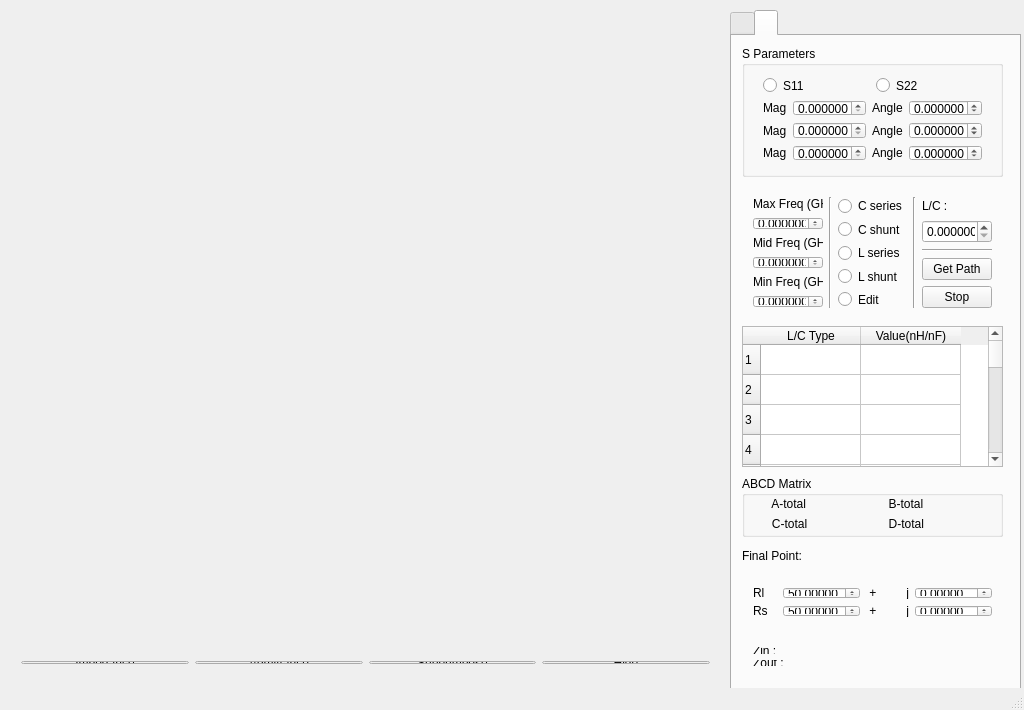
<?xml version="1.0" encoding="UTF-8"?>
<ui version="4.0">
 <class>MainWindow</class>
 <widget class="QMainWindow" name="MainWindow">
  <property name="geometry">
   <rect>
    <x>0</x>
    <y>0</y>
    <width>1024</width>
    <height>710</height>
   </rect>
  </property>
  <property name="windowTitle">
   <string>Circuit Analyser-SC</string>
  </property>
  <widget class="QWidget" name="centralWidget">
   <widget class="RenderArea" name="renderArea" native="true">
    <property name="geometry">
     <rect>
      <x>9</x>
      <y>9</y>
      <width>711</width>
      <height>631</height>
     </rect>
    </property>
   </widget>
   <widget class="QTabWidget" name="tabWidget">
    <property name="geometry">
     <rect>
      <x>730</x>
      <y>10</y>
      <width>291</width>
      <height>681</height>
     </rect>
    </property>
    <property name="currentIndex">
     <number>1</number>
    </property>
    <widget class="QWidget" name="tabWidgetPage1_2">
     <attribute name="title">
      <string/>
     </attribute>
     <widget class="QWidget" name="layoutWidget">
      <property name="geometry">
       <rect>
        <x>10</x>
        <y>50</y>
        <width>261</width>
        <height>102</height>
       </rect>
      </property>
      <layout class="QHBoxLayout" name="horizontalLayout">
       <item>
        <layout class="QVBoxLayout" name="verticalLayout_2">
         <item>
          <widget class="QDoubleSpinBox" name="doubleSpinBox">
           <property name="decimals">
            <number>5</number>
           </property>
           <property name="minimum">
            <double>-99.000000000000000</double>
           </property>
          </widget>
         </item>
         <item>
          <widget class="QDoubleSpinBox" name="doubleSpinBox_3">
           <property name="decimals">
            <number>5</number>
           </property>
           <property name="minimum">
            <double>-99.000000000000000</double>
           </property>
          </widget>
         </item>
         <item>
          <widget class="QDoubleSpinBox" name="doubleSpinBox_5">
           <property name="decimals">
            <number>5</number>
           </property>
           <property name="minimum">
            <double>-99.000000000000000</double>
           </property>
          </widget>
         </item>
         <item>
          <widget class="QDoubleSpinBox" name="doubleSpinBox_7">
           <property name="decimals">
            <number>5</number>
           </property>
           <property name="minimum">
            <double>-99.000000000000000</double>
           </property>
          </widget>
         </item>
        </layout>
       </item>
       <item>
        <layout class="QVBoxLayout" name="verticalLayout_3">
         <item>
          <widget class="QDoubleSpinBox" name="doubleSpinBox_2">
           <property name="decimals">
            <number>5</number>
           </property>
           <property name="minimum">
            <double>-99.000000000000000</double>
           </property>
          </widget>
         </item>
         <item>
          <widget class="QDoubleSpinBox" name="doubleSpinBox_4">
           <property name="decimals">
            <number>5</number>
           </property>
           <property name="minimum">
            <double>-99.000000000000000</double>
           </property>
          </widget>
         </item>
         <item>
          <widget class="QDoubleSpinBox" name="doubleSpinBox_6">
           <property name="decimals">
            <number>5</number>
           </property>
           <property name="minimum">
            <double>-99.000000000000000</double>
           </property>
          </widget>
         </item>
         <item>
          <widget class="QDoubleSpinBox" name="doubleSpinBox_8">
           <property name="decimals">
            <number>5</number>
           </property>
           <property name="minimum">
            <double>-99.000000000000000</double>
           </property>
          </widget>
         </item>
        </layout>
       </item>
      </layout>
     </widget>
     <widget class="QLabel" name="label_7">
      <property name="geometry">
       <rect>
        <x>20</x>
        <y>160</y>
        <width>251</width>
        <height>41</height>
       </rect>
      </property>
      <property name="text">
       <string>Impedence Matching Tuner</string>
      </property>
      <property name="alignment">
       <set>Qt::AlignCenter</set>
      </property>
     </widget>
     <widget class="QPushButton" name="pushButton_4">
      <property name="geometry">
       <rect>
        <x>30</x>
        <y>310</y>
        <width>221</width>
        <height>23</height>
       </rect>
      </property>
      <property name="text">
       <string>OK</string>
      </property>
     </widget>
     <widget class="QWidget" name="layoutWidget">
      <property name="geometry">
       <rect>
        <x>10</x>
        <y>210</y>
        <width>261</width>
        <height>82</height>
       </rect>
      </property>
      <layout class="QHBoxLayout" name="horizontalLayout_7">
       <item>
        <layout class="QVBoxLayout" name="verticalLayout_5">
         <item>
          <layout class="QHBoxLayout" name="horizontalLayout_3">
           <item>
            <widget class="QLabel" name="label_2">
             <property name="text">
              <string>Frequency</string>
             </property>
            </widget>
           </item>
           <item>
            <widget class="QDoubleSpinBox" name="frequency"/>
           </item>
          </layout>
         </item>
         <item>
          <layout class="QHBoxLayout" name="horizontalLayout_4">
           <item>
            <widget class="QLabel" name="label_4">
             <property name="text">
              <string>Rp</string>
             </property>
            </widget>
           </item>
           <item>
            <widget class="QDoubleSpinBox" name="rp"/>
           </item>
          </layout>
         </item>
         <item>
          <layout class="QHBoxLayout" name="horizontalLayout_2">
           <item>
            <widget class="QLabel" name="label_3">
             <property name="text">
              <string>Rs</string>
             </property>
            </widget>
           </item>
           <item>
            <widget class="QDoubleSpinBox" name="rs"/>
           </item>
          </layout>
         </item>
        </layout>
       </item>
       <item>
        <layout class="QVBoxLayout" name="verticalLayout_4">
         <item>
          <layout class="QHBoxLayout" name="horizontalLayout_5">
           <item>
            <widget class="QLabel" name="label_5">
             <property name="text">
              <string>X2L</string>
             </property>
             <property name="alignment">
              <set>Qt::AlignRight|Qt::AlignTrailing|Qt::AlignVCenter</set>
             </property>
            </widget>
           </item>
           <item>
            <widget class="QDoubleSpinBox" name="X2L">
             <property name="minimum">
              <double>-99.000000000000000</double>
             </property>
            </widget>
           </item>
          </layout>
         </item>
         <item>
          <layout class="QHBoxLayout" name="horizontalLayout_6">
           <item>
            <widget class="QLabel" name="label_6">
             <property name="text">
              <string>X1L</string>
             </property>
             <property name="alignment">
              <set>Qt::AlignRight|Qt::AlignTrailing|Qt::AlignVCenter</set>
             </property>
            </widget>
           </item>
           <item>
            <widget class="QDoubleSpinBox" name="X1L">
             <property name="minimum">
              <double>-99.000000000000000</double>
             </property>
            </widget>
           </item>
          </layout>
         </item>
        </layout>
       </item>
      </layout>
     </widget>
     <widget class="QGroupBox" name="groupBox">
      <property name="geometry">
       <rect>
        <x>10</x>
        <y>341</y>
        <width>261</width>
        <height>131</height>
       </rect>
      </property>
      <property name="title">
       <string>2-Element Path Finder</string>
      </property>
      <widget class="QWidget" name="verticalLayoutWidget_2">
       <property name="geometry">
        <rect>
         <x>20</x>
         <y>20</y>
         <width>221</width>
         <height>109</height>
        </rect>
       </property>
       <layout class="QVBoxLayout" name="verticalLayout_9">
        <item>
         <layout class="QHBoxLayout" name="horizontalLayout_10">
          <item>
           <widget class="QLabel" name="label_14">
            <property name="text">
             <string>Y</string>
            </property>
           </widget>
          </item>
          <item>
           <widget class="QDoubleSpinBox" name="ZinputY">
            <property name="minimum">
             <double>-999.000000000000000</double>
            </property>
            <property name="maximum">
             <double>9999.000000000000000</double>
            </property>
           </widget>
          </item>
         </layout>
        </item>
        <item>
         <layout class="QHBoxLayout" name="horizontalLayout_9">
          <item>
           <widget class="QLabel" name="label_13">
            <property name="text">
             <string>X</string>
            </property>
           </widget>
          </item>
          <item>
           <widget class="QDoubleSpinBox" name="Zinput">
            <property name="minimum">
             <double>-99.000000000000000</double>
            </property>
            <property name="maximum">
             <double>9999.000000000000000</double>
            </property>
           </widget>
          </item>
         </layout>
        </item>
        <item>
         <layout class="QHBoxLayout" name="horizontalLayout_11">
          <item>
           <widget class="QLabel" name="label_15">
            <property name="text">
             <string>w</string>
            </property>
           </widget>
          </item>
          <item>
           <widget class="QDoubleSpinBox" name="frequency2">
            <property name="maximum">
             <double>9999.000000000000000</double>
            </property>
           </widget>
          </item>
         </layout>
        </item>
        <item>
         <widget class="QPushButton" name="btn_path">
          <property name="text">
           <string>Get Path</string>
          </property>
         </widget>
        </item>
       </layout>
      </widget>
     </widget>
     <widget class="QLabel" name="label">
      <property name="geometry">
       <rect>
        <x>10</x>
        <y>0</y>
        <width>261</width>
        <height>41</height>
       </rect>
      </property>
      <property name="text">
       <string>Plot Points  &amp;  Tuner</string>
      </property>
      <property name="alignment">
       <set>Qt::AlignCenter</set>
      </property>
     </widget>
     <widget class="QPushButton" name="pushButton_3">
      <property name="geometry">
       <rect>
        <x>10</x>
        <y>610</y>
        <width>261</width>
        <height>23</height>
       </rect>
      </property>
      <property name="text">
       <string>ABCD Matrix</string>
      </property>
     </widget>
     <widget class="QGroupBox" name="groupBox_2">
      <property name="geometry">
       <rect>
        <x>10</x>
        <y>480</y>
        <width>261</width>
        <height>121</height>
       </rect>
      </property>
      <property name="title">
       <string>L/C Tuner</string>
      </property>
      <widget class="QWidget" name="verticalLayoutWidget">
       <property name="geometry">
        <rect>
         <x>20</x>
         <y>20</y>
         <width>221</width>
         <height>94</height>
        </rect>
       </property>
       <layout class="QVBoxLayout" name="verticalLayout">
        <item>
         <layout class="QHBoxLayout" name="horizontalLayout_38">
          <item>
           <widget class="QLabel" name="label_67">
            <property name="text">
             <string>L</string>
            </property>
           </widget>
          </item>
          <item>
           <widget class="QLabel" name="Lvalue">
            <property name="text">
             <string/>
            </property>
           </widget>
          </item>
         </layout>
        </item>
        <item>
         <layout class="QHBoxLayout" name="horizontalLayout_41">
          <item>
           <widget class="QLabel" name="label_70">
            <property name="text">
             <string>C</string>
            </property>
           </widget>
          </item>
          <item>
           <widget class="QLabel" name="Cvalue">
            <property name="text">
             <string/>
            </property>
           </widget>
          </item>
         </layout>
        </item>
        <item>
         <layout class="QHBoxLayout" name="horizontalLayout_40">
          <item>
           <widget class="QLabel" name="label_69">
            <property name="text">
             <string>L</string>
            </property>
           </widget>
          </item>
          <item>
           <widget class="QDoubleSpinBox" name="Inductance">
            <property name="decimals">
             <number>3</number>
            </property>
            <property name="minimum">
             <double>0.000000000000000</double>
            </property>
            <property name="maximum">
             <double>99.989999999999995</double>
            </property>
            <property name="singleStep">
             <double>0.100000000000000</double>
            </property>
           </widget>
          </item>
         </layout>
        </item>
        <item>
         <layout class="QHBoxLayout" name="horizontalLayout_39">
          <item>
           <widget class="QLabel" name="label_68">
            <property name="text">
             <string>C</string>
            </property>
           </widget>
          </item>
          <item>
           <widget class="QDoubleSpinBox" name="Capacitance">
            <property name="decimals">
             <number>3</number>
            </property>
            <property name="singleStep">
             <double>0.000010000000000</double>
            </property>
           </widget>
          </item>
         </layout>
        </item>
       </layout>
      </widget>
     </widget>
    </widget>
    <widget class="QWidget" name="tabWidgetPage2_2">
     <attribute name="title">
      <string/>
     </attribute>
     <widget class="QGroupBox" name="groupBox_3">
      <property name="geometry">
       <rect>
        <x>10</x>
        <y>10</y>
        <width>261</width>
        <height>131</height>
       </rect>
      </property>
      <property name="title">
       <string>S Parameters</string>
      </property>
      <widget class="QWidget" name="verticalLayoutWidget_7">
       <property name="geometry">
        <rect>
         <x>10</x>
         <y>20</y>
         <width>241</width>
         <height>106</height>
        </rect>
       </property>
       <layout class="QVBoxLayout" name="verticalLayout_28">
        <item>
         <layout class="QHBoxLayout" name="horizontalLayout_12">
          <item>
           <widget class="QRadioButton" name="s11">
            <property name="text">
             <string>S11</string>
            </property>
           </widget>
          </item>
          <item>
           <widget class="QRadioButton" name="s22">
            <property name="text">
             <string>S22</string>
            </property>
           </widget>
          </item>
         </layout>
        </item>
        <item>
         <layout class="QHBoxLayout" name="horizontalLayout_43">
          <item>
           <widget class="QLabel" name="label_24">
            <property name="text">
             <string>Mag</string>
            </property>
           </widget>
          </item>
          <item>
           <widget class="QDoubleSpinBox" name="S2Mag">
            <property name="decimals">
             <number>6</number>
            </property>
            <property name="singleStep">
             <double>0.001000000000000</double>
            </property>
           </widget>
          </item>
          <item>
           <widget class="QLabel" name="label_21">
            <property name="text">
             <string>Angle</string>
            </property>
           </widget>
          </item>
          <item>
           <widget class="QDoubleSpinBox" name="S2angle">
            <property name="decimals">
             <number>6</number>
            </property>
            <property name="minimum">
             <double>-360.000000000000000</double>
            </property>
            <property name="maximum">
             <double>360.000000000000000</double>
            </property>
            <property name="singleStep">
             <double>0.001000000000000</double>
            </property>
           </widget>
          </item>
         </layout>
        </item>
        <item>
         <layout class="QHBoxLayout" name="horizontalLayout_44">
          <item>
           <widget class="QLabel" name="label_23">
            <property name="text">
             <string>Mag</string>
            </property>
           </widget>
          </item>
          <item>
           <widget class="QDoubleSpinBox" name="S3Mag">
            <property name="decimals">
             <number>6</number>
            </property>
            <property name="singleStep">
             <double>0.001000000000000</double>
            </property>
           </widget>
          </item>
          <item>
           <widget class="QLabel" name="label_22">
            <property name="text">
             <string>Angle</string>
            </property>
           </widget>
          </item>
          <item>
           <widget class="QDoubleSpinBox" name="S3angle">
            <property name="decimals">
             <number>6</number>
            </property>
            <property name="minimum">
             <double>-360.000000000000000</double>
            </property>
            <property name="maximum">
             <double>360.000000000000000</double>
            </property>
            <property name="singleStep">
             <double>0.001000000000000</double>
            </property>
           </widget>
          </item>
         </layout>
        </item>
        <item>
         <layout class="QHBoxLayout" name="horizontalLayout_42">
          <item>
           <widget class="QLabel" name="label_25">
            <property name="text">
             <string>Mag</string>
            </property>
           </widget>
          </item>
          <item>
           <widget class="QDoubleSpinBox" name="S1Mag">
            <property name="decimals">
             <number>6</number>
            </property>
            <property name="singleStep">
             <double>0.001000000000000</double>
            </property>
           </widget>
          </item>
          <item>
           <widget class="QLabel" name="label_9">
            <property name="text">
             <string>Angle</string>
            </property>
           </widget>
          </item>
          <item>
           <widget class="QDoubleSpinBox" name="S1angle">
            <property name="decimals">
             <number>6</number>
            </property>
            <property name="minimum">
             <double>-360.000000000000000</double>
            </property>
            <property name="maximum">
             <double>360.000000000000000</double>
            </property>
            <property name="singleStep">
             <double>0.001000000000000</double>
            </property>
           </widget>
          </item>
         </layout>
        </item>
       </layout>
      </widget>
     </widget>
     <widget class="QWidget" name="horizontalLayoutWidget">
      <property name="geometry">
       <rect>
        <x>10</x>
        <y>150</y>
        <width>261</width>
        <height>133</height>
       </rect>
      </property>
      <layout class="QHBoxLayout" name="horizontalLayout_8">
       <item>
        <layout class="QVBoxLayout" name="verticalLayout_10">
         <item>
          <widget class="QLabel" name="label_11">
           <property name="text">
            <string>Max Freq (GHz)</string>
           </property>
          </widget>
         </item>
         <item>
          <widget class="QDoubleSpinBox" name="MaxF">
           <property name="decimals">
            <number>6</number>
           </property>
           <property name="singleStep">
            <double>1.000000000000000</double>
           </property>
          </widget>
         </item>
         <item>
          <widget class="QLabel" name="label_8">
           <property name="text">
            <string>Mid Freq (GHz)</string>
           </property>
          </widget>
         </item>
         <item>
          <widget class="QDoubleSpinBox" name="frequencyLC">
           <property name="decimals">
            <number>6</number>
           </property>
          </widget>
         </item>
         <item>
          <widget class="QLabel" name="label_12">
           <property name="text">
            <string>Min Freq (GHz)</string>
           </property>
          </widget>
         </item>
         <item>
          <widget class="QDoubleSpinBox" name="MinF">
           <property name="decimals">
            <number>6</number>
           </property>
           <property name="singleStep">
            <double>1.000000000000000</double>
           </property>
          </widget>
         </item>
        </layout>
       </item>
       <item>
        <widget class="Line" name="line">
         <property name="orientation">
          <enum>Qt::Vertical</enum>
         </property>
        </widget>
       </item>
       <item>
        <layout class="QVBoxLayout" name="verticalLayout_8">
         <item>
          <widget class="QRadioButton" name="cSeriesRadioButton">
           <property name="text">
            <string>C series</string>
           </property>
          </widget>
         </item>
         <item>
          <widget class="QRadioButton" name="cShuntRadioButton">
           <property name="text">
            <string>C shunt</string>
           </property>
          </widget>
         </item>
         <item>
          <widget class="QRadioButton" name="lSeriesRadioButton">
           <property name="text">
            <string>L series</string>
           </property>
          </widget>
         </item>
         <item>
          <widget class="QRadioButton" name="lShuntRadioButton">
           <property name="text">
            <string>L shunt</string>
           </property>
          </widget>
         </item>
         <item>
          <widget class="QRadioButton" name="editRadioButton">
           <property name="text">
            <string>Edit</string>
           </property>
          </widget>
         </item>
        </layout>
       </item>
       <item>
        <widget class="Line" name="line_5">
         <property name="orientation">
          <enum>Qt::Vertical</enum>
         </property>
        </widget>
       </item>
       <item>
        <layout class="QVBoxLayout" name="verticalLayout_11">
         <item>
          <widget class="QLabel" name="LClabel">
           <property name="text">
            <string>L/C :</string>
           </property>
          </widget>
         </item>
         <item>
          <widget class="QDoubleSpinBox" name="LCvalue">
           <property name="decimals">
            <number>6</number>
           </property>
           <property name="maximum">
            <double>999999.000000000000000</double>
           </property>
          </widget>
         </item>
         <item>
          <widget class="Line" name="line_4">
           <property name="orientation">
            <enum>Qt::Horizontal</enum>
           </property>
          </widget>
         </item>
         <item>
          <widget class="QPushButton" name="pathButton">
           <property name="text">
            <string>Get Path</string>
           </property>
          </widget>
         </item>
         <item>
          <widget class="QPushButton" name="pathStopButton">
           <property name="text">
            <string>Stop</string>
           </property>
          </widget>
         </item>
        </layout>
       </item>
      </layout>
     </widget>
     <widget class="QLabel" name="label_10">
      <property name="geometry">
       <rect>
        <x>10</x>
        <y>510</y>
        <width>261</width>
        <height>20</height>
       </rect>
      </property>
      <property name="text">
       <string>Final Point:</string>
      </property>
     </widget>
     <widget class="QTableWidget" name="tableWidget">
      <property name="geometry">
       <rect>
        <x>10</x>
        <y>290</y>
        <width>261</width>
        <height>141</height>
       </rect>
      </property>
      <row>
       <property name="text">
        <string>1</string>
       </property>
      </row>
      <row>
       <property name="text">
        <string>2</string>
       </property>
      </row>
      <row>
       <property name="text">
        <string>3</string>
       </property>
      </row>
      <row>
       <property name="text">
        <string>4</string>
       </property>
      </row>
      <row>
       <property name="text">
        <string>5</string>
       </property>
      </row>
      <row>
       <property name="text">
        <string>6</string>
       </property>
      </row>
      <row>
       <property name="text">
        <string>7</string>
       </property>
      </row>
      <row>
       <property name="text">
        <string>8</string>
       </property>
      </row>
      <row>
       <property name="text">
        <string>9</string>
       </property>
      </row>
      <row>
       <property name="text">
        <string>10</string>
       </property>
      </row>
      <row>
       <property name="text">
        <string>11</string>
       </property>
      </row>
      <row>
       <property name="text">
        <string>12</string>
       </property>
      </row>
      <row>
       <property name="text">
        <string>13</string>
       </property>
      </row>
      <row>
       <property name="text">
        <string>14</string>
       </property>
      </row>
      <row>
       <property name="text">
        <string>15</string>
       </property>
      </row>
      <row>
       <property name="text">
        <string>16</string>
       </property>
      </row>
      <row>
       <property name="text">
        <string>17</string>
       </property>
      </row>
      <row>
       <property name="text">
        <string>18</string>
       </property>
      </row>
      <row>
       <property name="text">
        <string>19</string>
       </property>
      </row>
      <row>
       <property name="text">
        <string>20</string>
       </property>
      </row>
      <column>
       <property name="text">
        <string>L/C Type</string>
       </property>
      </column>
      <column>
       <property name="text">
        <string>Value(nH/nF)</string>
       </property>
      </column>
     </widget>
     <widget class="QGroupBox" name="groupBox_4">
      <property name="geometry">
       <rect>
        <x>10</x>
        <y>440</y>
        <width>261</width>
        <height>61</height>
       </rect>
      </property>
      <property name="title">
       <string>ABCD Matrix</string>
      </property>
      <widget class="QLabel" name="A">
       <property name="geometry">
        <rect>
         <x>0</x>
         <y>20</y>
         <width>131</width>
         <height>16</height>
        </rect>
       </property>
       <property name="text">
        <string>         A-total</string>
       </property>
      </widget>
      <widget class="QLabel" name="B">
       <property name="geometry">
        <rect>
         <x>130</x>
         <y>20</y>
         <width>131</width>
         <height>16</height>
        </rect>
       </property>
       <property name="text">
        <string>     B-total</string>
       </property>
      </widget>
      <widget class="QLabel" name="D">
       <property name="geometry">
        <rect>
         <x>130</x>
         <y>40</y>
         <width>131</width>
         <height>16</height>
        </rect>
       </property>
       <property name="text">
        <string>     D-total</string>
       </property>
      </widget>
      <widget class="QLabel" name="C">
       <property name="geometry">
        <rect>
         <x>0</x>
         <y>40</y>
         <width>131</width>
         <height>16</height>
        </rect>
       </property>
       <property name="text">
        <string>         C-total</string>
       </property>
      </widget>
     </widget>
     <widget class="QWidget" name="verticalLayoutWidget_3">
      <property name="geometry">
       <rect>
        <x>10</x>
        <y>540</y>
        <width>261</width>
        <height>52</height>
       </rect>
      </property>
      <layout class="QVBoxLayout" name="verticalLayout_6">
       <item>
        <layout class="QHBoxLayout" name="horizontalLayout_15">
         <item>
          <widget class="QLabel" name="label_18">
           <property name="text">
            <string>Rl</string>
           </property>
          </widget>
         </item>
         <item>
          <widget class="QDoubleSpinBox" name="rlreal">
           <property name="decimals">
            <number>5</number>
           </property>
           <property name="value">
            <double>50.000000000000000</double>
           </property>
          </widget>
         </item>
         <item>
          <widget class="QLabel" name="label_19">
           <property name="text">
            <string> +         j</string>
           </property>
          </widget>
         </item>
         <item>
          <widget class="QDoubleSpinBox" name="rlimg">
           <property name="decimals">
            <number>5</number>
           </property>
          </widget>
         </item>
        </layout>
       </item>
       <item>
        <layout class="QHBoxLayout" name="horizontalLayout_14">
         <item>
          <widget class="QLabel" name="label_17">
           <property name="text">
            <string>Rs</string>
           </property>
          </widget>
         </item>
         <item>
          <widget class="QDoubleSpinBox" name="rsreal">
           <property name="decimals">
            <number>5</number>
           </property>
           <property name="value">
            <double>50.000000000000000</double>
           </property>
          </widget>
         </item>
         <item>
          <widget class="QLabel" name="label_20">
           <property name="text">
            <string> +         j</string>
           </property>
          </widget>
         </item>
         <item>
          <widget class="QDoubleSpinBox" name="rsimg">
           <property name="decimals">
            <number>5</number>
           </property>
          </widget>
         </item>
        </layout>
       </item>
      </layout>
     </widget>
     <widget class="QWidget" name="verticalLayoutWidget_4">
      <property name="geometry">
       <rect>
        <x>10</x>
        <y>600</y>
        <width>261</width>
        <height>41</height>
       </rect>
      </property>
      <layout class="QVBoxLayout" name="verticalLayout_7">
       <item>
        <layout class="QHBoxLayout" name="horizontalLayout_16">
         <item>
          <widget class="QLabel" name="label_16">
           <property name="text">
            <string>Zin :</string>
           </property>
          </widget>
         </item>
         <item>
          <widget class="QLabel" name="zinlabel">
           <property name="text">
            <string/>
           </property>
          </widget>
         </item>
        </layout>
       </item>
       <item>
        <layout class="QHBoxLayout" name="horizontalLayout_17">
         <item>
          <widget class="QLabel" name="label_26">
           <property name="text">
            <string>Zout :</string>
           </property>
          </widget>
         </item>
         <item>
          <widget class="QLabel" name="zoutlabel">
           <property name="text">
            <string/>
           </property>
          </widget>
         </item>
        </layout>
       </item>
      </layout>
     </widget>
    </widget>
   </widget>
   <widget class="QWidget" name="horizontalLayoutWidget_6">
    <property name="geometry">
     <rect>
      <x>10</x>
      <y>650</y>
      <width>711</width>
      <height>25</height>
     </rect>
    </property>
    <layout class="QHBoxLayout" name="horizontalLayout_13">
     <item>
      <widget class="QPushButton" name="btnReal">
       <property name="text">
        <string>Impedance</string>
       </property>
      </widget>
     </item>
     <item>
      <widget class="QPushButton" name="btnImaginary">
       <property name="text">
        <string>Admittance</string>
       </property>
      </widget>
     </item>
     <item>
      <widget class="QPushButton" name="btnSuperimpose">
       <property name="text">
        <string>Superimpose</string>
       </property>
      </widget>
     </item>
     <item>
      <widget class="QPushButton" name="pushButton_2">
       <property name="text">
        <string>Hide</string>
       </property>
      </widget>
     </item>
    </layout>
   </widget>
  </widget>
  <widget class="QStatusBar" name="statusBar"/>
 </widget>
 <layoutdefault spacing="6" margin="11"/>
 <customwidgets>
  <customwidget>
   <class>RenderArea</class>
   <extends>QWidget</extends>
   <header>renderarea.h</header>
   <container>1</container>
  </customwidget>
 </customwidgets>
 <resources/>
 <connections/>
</ui>
